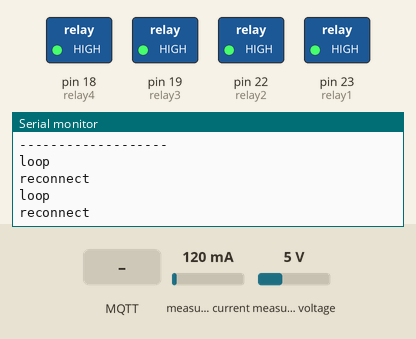
A sketch run on a simulated Arduino Mega 2560, built with avr-gcc and run on an emulated ATmega2560. Shown: switched loads named in the sketch (green lamp = pin HIGH), the last lines printed to the serial monitor. The inputs (shaded band) are chosen by the test bench; at power-on: measured current 120 mA, measured voltage 5 V. WiFi joins after 1.5 s; servers stay silent unless stated; no MQTT or app messages arrive unless stated.

Above: at 2.9 s.
3.0 s: MQTT message "1" arrives on the first subscribed topic
At 3.29 s:
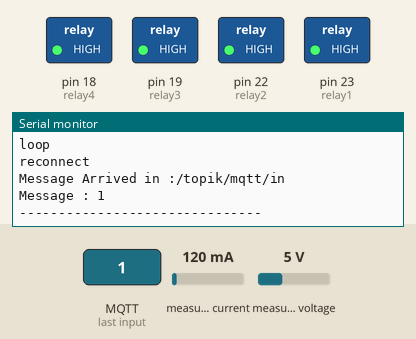
4.6 s: MQTT message "on" arrives on the first subscribed topic
At 4.84 s:
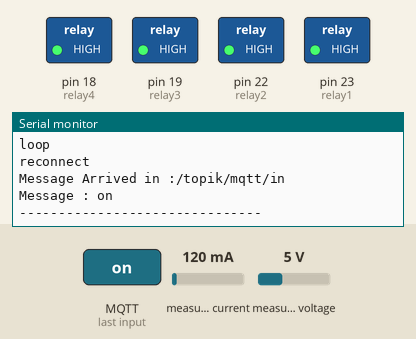
6.1 s: MQTT message "off" arrives on the first subscribed topic
Timing chart, 0 to 9.1 s (numbered marks = the images above; inputs shaded):
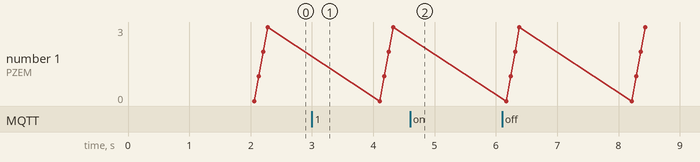

Measured:
- after the input at 3.0 s, the serial monitor: prints a new line after 0.10 s (image 1)
- after the input at 4.6 s, the serial monitor: prints a new line after 0.06 s (image 2)

The sketch:

Home_Automation.ino
```cpp
#include <WiFi.h>
#include <PZEM004Tv30.h>
#include <PubSubClient.h>

long lastMsg = 0;
// char msg[50];
// int value = 0;

//Ganti dengan credentials ditempat kalian
const char* ssid = "Audidiv";
const char* password = "12341234";

//MQTT Broker Setup
const char* mqtt_broker = "192.168.42.14";        //host broker
const char *topic = "/topik/mqtt/out";            //outTopic
const char *inTopic = "/topik/mqtt/in";           //inTopic
const int mqtt_port = 1883;                       //Port broker

WiFiClient client;
PubSubClient mqtt(client);

#if !defined(PZEM_RX_PIN) && !defined(PZEM_TX_PIN)
#define PZEM_RX_PIN 16
#define PZEM_TX_PIN 17
#endif

#if !defined(PZEM_SERIAL)
#define PZEM_SERIAL Serial2
#endif

#define NUM_PZEMS 4

PZEM004Tv30 pzems[NUM_PZEMS];

#if defined(USE_SOFTWARE_SERIAL) && defined(ESP32)
    #error "Can not use SoftwareSerial with ESP32"
#elif defined(USE_SOFTWARE_SERIAL)

#include <SoftwareSerial.h>

SoftwareSerial pzemSWSerial(PZEM_RX_PIN, PZEM_TX_PIN);
#endif

#define relay1 23
#define relay2 22
#define relay3 19
#define relay4 18

float voltage[NUM_PZEMS];
float current[NUM_PZEMS];
float power[NUM_PZEMS];
float energy[NUM_PZEMS];
float frequency[NUM_PZEMS];
float pF[NUM_PZEMS];

void setup() {
  Serial.begin(115200);
  pinMode(relay1, OUTPUT);
  pinMode(relay2, OUTPUT);
  pinMode(relay3, OUTPUT);
  pinMode(relay4, OUTPUT);

  digitalWrite(relay4,HIGH);
  digitalWrite(relay3,HIGH);
  digitalWrite(relay2,HIGH);
  digitalWrite(relay1,HIGH);

  WiFi.begin(ssid, password);
  while(WiFi.status() != WL_CONNECTED){
    delay(500);
    Serial.print(".");
  }
  Serial.println("Wifi Connect");

  mqtt.setServer(mqtt_broker, 1883);
  mqtt.setCallback(callback);

  for(int i = 0; i < NUM_PZEMS; i++) {

#if defined(USE_SOFTWARE_SERIAL)
    pzems[i] = PZEM004Tv30(pzemSWSerial, (i+1)*0x10);
#elif defined(ESP32)
    pzems[i] = PZEM004Tv30(PZEM_SERIAL, PZEM_RX_PIN, PZEM_TX_PIN, (i+1)*0x10);
#else
    pzems[i] = PZEM004Tv30(PZEM_SERIAL, (i+1)*0x10);
#endif
  }
  Serial.println("Ready to monitoring!");
  delay(250);
}

void loop() {
  Serial.println("loop");
  if(!client.connected()){
    Serial.println("reconnect");
    reconnect();
  }
  mqtt.loop();

  long now = millis();
  if(now - lastMsg > 2000){
    lastMsg = now;
    // ++value;
    // snprintf(msg, 75, "hello world #%ld", value);
    // Serial.print("Publish message : ");
    // Serial.println(msg);
    // mqtt.publish(topic, msg);

    for(int i = 0; i < NUM_PZEMS; i++){
      Serial.print("PZEM ");
      Serial.print(i);
      Serial.print(" - Address:");
      Serial.println(pzems[i].getAddress(), HEX);
      Serial.println("===================");

      voltage[i] = pzems[i].voltage();
      current[i] = pzems[i].current();
      power[i] = pzems[i].power();
      energy[i] = pzems[i].energy();
      frequency[i] = pzems[i].frequency();
      pF[i] = pzems[i].pf();

      if(isnan(voltage[i])){
        Serial.println("Error reading voltage");
      } else if (isnan(current[i])) {
        Serial.println("Error reading current");
      } else if (isnan(power[i])) {
        Serial.println("Error reading power");
      } else if (isnan(energy[i])) {
        Serial.println("Error reading energy");
      } else if (isnan(frequency[i])) {
        Serial.println("Error reading frequency");
      } else if (isnan(pF[i])) {
        Serial.println("Error reading power factor");
      } else {
        Serial.print("Voltage: ");      Serial.print(voltage[i]);      Serial.println("V");
        Serial.print("Current: ");      Serial.print(current[i]);      Serial.println("A");
        Serial.print("Power: ");        Serial.print(power[i]);        Serial.println("W");
        Serial.print("Energy: ");       Serial.print(energy[i],3);     Serial.println("kWh");
        Serial.print("Frequency: ");    Serial.print(frequency[i], 1); Serial.println("Hz");
        Serial.print("PF: ");           Serial.println(pF[i]);
      }
      Serial.println("-------------------");
      Serial.println();
    }

    String PZEM0 = "\"PZEM0\":{\"voltage\":\""+ String(voltage[0])+ "\",\"current\":\"" + String(current[0]) + "\",\"power\":\"" + String(power[0]) + "\",\"energy\":\"" + String(energy[0]) + "\",\"freq\":\"" + String(frequency[0]) + "\",\"pf\":\"" + String(pF[0]) + "\"}";
    String PZEM1 = "\"PZEM1\":{\"voltage\":\""+ String(voltage[1])+ "\",\"current\":\"" + String(current[1]) + "\",\"power\":\"" + String(power[0]) + "\",\"energy\":\"" + String(energy[1]) + "\",\"freq\":\"" + String(frequency[1]) + "\",\"pf\":\"" + String(pF[1]) + "\"}";
    String PZEM2 = "\"PZEM2\":{\"voltage\":\""+ String(voltage[2])+ "\",\"current\":\"" + String(current[2]) + "\",\"power\":\"" + String(power[0]) + "\",\"energy\":\"" + String(energy[2]) + "\",\"freq\":\"" + String(frequency[2]) + "\",\"pf\":\"" + String(pF[2]) + "\"}";
    String PZEM3 = "\"PZEM3\":{\"voltage\":\""+ String(voltage[3])+ "\",\"current\":\"" + String(current[3]) + "\",\"power\":\"" + String(power[0]) + "\",\"energy\":\"" + String(energy[3]) + "\",\"freq\":\"" + String(frequency[3]) + "\",\"pf\":\"" + String(pF[3]) + "\"}";
    String responseBody = "{" + PZEM0 + "," + PZEM1 + "," + PZEM2 + "," + PZEM3 + "}";
    mqtt.publish(topic, responseBody.c_str());
  }
  delay(250);
}

//Pesan masuk untuk mengatur Relay============================================================
void callback(char *topic, byte *payload, unsigned int length){
  Serial.print("Message Arrived in :");
  Serial.println(topic);
  Serial.print("Message : ");
  for(int i = 0; i < length; i++){
    Serial.print((char) payload[i]);
  }
  Serial.println("\n-------------------------------");

}

void reconnect(){
  while(!mqtt.connected()){
    if(mqtt.connect("ESP32Test")){
      Serial.println("Connected! 2");
      mqtt.subscribe(inTopic);
      mqtt.publish(topic, "test 2");
    } else {
      Serial.println(mqtt.state());
      delay(5000);
    }
  }
}
```
